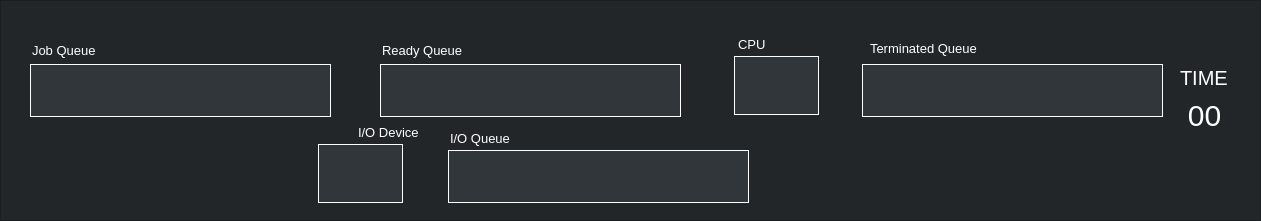
   <widget class="QFrame" name="QueueView">
    <property name="geometry">
     <rect>
      <x>10</x>
      <y>290</y>
      <width>1261</width>
      <height>221</height>
     </rect>
    </property>
    <property name="autoFillBackground">
     <bool>false</bool>
    </property>
    <property name="styleSheet">
     <string notr="true">*{background: #232629}</string>
    </property>
    <property name="frameShape">
     <enum>QFrame::StyledPanel</enum>
    </property>
    <property name="frameShadow">
     <enum>QFrame::Raised</enum>
    </property>
    <widget class="QLabel" name="JobQueueLabel">
     <property name="geometry">
      <rect>
       <x>32</x>
       <y>42</y>
       <width>71</width>
       <height>16</height>
      </rect>
     </property>
     <property name="styleSheet">
      <string notr="true">font-size: 13px;
color: #ffffff;</string>
     </property>
     <property name="text">
      <string>Job Queue</string>
     </property>
    </widget>
    <widget class="QLabel" name="ReadyQueueLabel">
     <property name="geometry">
      <rect>
       <x>382</x>
       <y>42</y>
       <width>81</width>
       <height>16</height>
      </rect>
     </property>
     <property name="styleSheet">
      <string notr="true">font-size: 13px;
color: #ffffff;</string>
     </property>
     <property name="text">
      <string>Ready Queue</string>
     </property>
    </widget>
    <widget class="QLabel" name="CPULabel">
     <property name="geometry">
      <rect>
       <x>738</x>
       <y>36</y>
       <width>31</width>
       <height>16</height>
      </rect>
     </property>
     <property name="styleSheet">
      <string notr="true">font-size: 13px;
color: #ffffff;</string>
     </property>
     <property name="text">
      <string>CPU</string>
     </property>
    </widget>
    <widget class="QLabel" name="TerminatedQueueLabel">
     <property name="geometry">
      <rect>
       <x>870</x>
       <y>40</y>
       <width>121</width>
       <height>16</height>
      </rect>
     </property>
     <property name="styleSheet">
      <string notr="true">font-size: 13px;
color: #ffffff;</string>
     </property>
     <property name="text">
      <string>Terminated Queue</string>
     </property>
    </widget>
    <widget class="QLabel" name="IOQueueLabel">
     <property name="geometry">
      <rect>
       <x>450</x>
       <y>130</y>
       <width>81</width>
       <height>16</height>
      </rect>
     </property>
     <property name="styleSheet">
      <string notr="true">font-size: 13px;
color: #ffffff;</string>
     </property>
     <property name="text">
      <string>I/O Queue</string>
     </property>
    </widget>
    <widget class="QLabel" name="IODeviceLabel">
     <property name="geometry">
      <rect>
       <x>358</x>
       <y>124</y>
       <width>71</width>
       <height>16</height>
      </rect>
     </property>
     <property name="styleSheet">
      <string notr="true">font-size: 13px;
color: #ffffff;</string>
     </property>
     <property name="text">
      <string>I/O Device</string>
     </property>
    </widget>
    <widget class="QLabel" name="TimeLabel">
     <property name="geometry">
      <rect>
       <x>1180</x>
       <y>70</y>
       <width>61</width>
       <height>16</height>
      </rect>
     </property>
     <property name="styleSheet">
      <string notr="true">font-size: 20px;
color: #ffffff;</string>
     </property>
     <property name="text">
      <string>TIME</string>
     </property>
    </widget>
    <widget class="QLabel" name="JobtoReadyArrow">
     <property name="geometry">
      <rect>
       <x>322</x>
       <y>72</y>
       <width>59</width>
       <height>16</height>
      </rect>
     </property>
     <property name="text">
      <string/>
     </property>
     <property name="pixmap">
      <pixmap>Arrows/JobtoReady.png</pixmap>
     </property>
    </widget>
    <widget class="QLabel" name="ReadytoCPUArrow">
     <property name="geometry">
      <rect>
       <x>662</x>
       <y>72</y>
       <width>69</width>
       <height>16</height>
      </rect>
     </property>
     <property name="text">
      <string/>
     </property>
     <property name="pixmap">
      <pixmap>Arrows/ReadytoCPU.png</pixmap>
     </property>
    </widget>
    <widget class="QLabel" name="CPUtoTerminatedArrow">
     <property name="geometry">
      <rect>
       <x>812</x>
       <y>72</y>
       <width>49</width>
       <height>16</height>
      </rect>
     </property>
     <property name="text">
      <string/>
     </property>
     <property name="pixmap">
      <pixmap>Arrows/CPUtoTerminated.png</pixmap>
     </property>
    </widget>
    <widget class="QLabel" name="IOQueuetoIODeviceArrow">
     <property name="geometry">
      <rect>
       <x>404</x>
       <y>160</y>
       <width>67</width>
       <height>16</height>
      </rect>
     </property>
     <property name="text">
      <string/>
     </property>
     <property name="pixmap">
      <pixmap>Arrows/IOQueuetoIODevice.png</pixmap>
     </property>
    </widget>
    <widget class="QLabel" name="CPUtoIOQueueArrow">
     <property name="geometry">
      <rect>
       <x>752</x>
       <y>112</y>
       <width>47</width>
       <height>63</height>
      </rect>
     </property>
     <property name="text">
      <string/>
     </property>
     <property name="pixmap">
      <pixmap>Arrows/CPUtoIOQueue.png</pixmap>
     </property>
    </widget>
    <widget class="QLabel" name="CPUtoReadyArrow">
     <property name="geometry">
      <rect>
       <x>344</x>
       <y>18</y>
       <width>441</width>
       <height>57</height>
      </rect>
     </property>
     <property name="text">
      <string/>
     </property>
     <property name="pixmap">
      <pixmap>Arrows/CPUtoReady.png</pixmap>
     </property>
    </widget>
    <widget class="QLabel" name="IODevicetoReadyArrow">
     <property name="geometry">
      <rect>
       <x>344</x>
       <y>86</y>
       <width>17</width>
       <height>59</height>
      </rect>
     </property>
     <property name="text">
      <string/>
     </property>
     <property name="pixmap">
      <pixmap>Arrows/IODevicetoReady.png</pixmap>
     </property>
    </widget>
    <widget class="QLabel" name="TimerLabel">
     <property name="geometry">
      <rect>
       <x>1176</x>
       <y>88</y>
       <width>57</width>
       <height>55</height>
      </rect>
     </property>
     <property name="styleSheet">
      <string notr="true">font-size: 30px;
color: #ffffff;</string>
     </property>
     <property name="text">
      <string>00</string>
     </property>
     <property name="alignment">
      <set>Qt::AlignCenter</set>
     </property>
    </widget>
    <widget class="QTableWidget" name="JobQueue">
     <property name="geometry">
      <rect>
       <x>30</x>
       <y>64</y>
       <width>301</width>
       <height>53</height>
      </rect>
     </property>
     <property name="layoutDirection">
      <enum>Qt::RightToLeft</enum>
     </property>
     <property name="styleSheet">
      <string notr="true">*{
background: #31363b;
font-size: 12px;
color: #ffffff;
border: 1px solid #ffffff;
}

QTableWidget{
gridline-color: #ffffff;
}

QHeaderView::section
{
background: #31363b;
font-size: 12px;
color: #ffffff;
border: 1px solid #ffffff;
}
</string>
     </property>
     <attribute name="horizontalHeaderVisible">
      <bool>false</bool>
     </attribute>
     <attribute name="horizontalHeaderDefaultSectionSize">
      <number>50</number>
     </attribute>
     <attribute name="horizontalHeaderHighlightSections">
      <bool>false</bool>
     </attribute>
     <attribute name="verticalHeaderVisible">
      <bool>false</bool>
     </attribute>
     <attribute name="verticalHeaderDefaultSectionSize">
      <number>34</number>
     </attribute>
     <attribute name="verticalHeaderHighlightSections">
      <bool>false</bool>
     </attribute>
     <row>
      <property name="text">
       <string>Job Queue</string>
      </property>
     </row>
    </widget>
    <widget class="QTableWidget" name="ReadyQueue">
     <property name="geometry">
      <rect>
       <x>380</x>
       <y>64</y>
       <width>301</width>
       <height>53</height>
      </rect>
     </property>
     <property name="layoutDirection">
      <enum>Qt::RightToLeft</enum>
     </property>
     <property name="styleSheet">
      <string notr="true">*{
background: #31363b;
font-size: 12px;
color: #ffffff;
border: 1px solid #ffffff;
}

QTableWidget{
gridline-color: #ffffff;
}

QHeaderView::section
{
background: #31363b;
font-size: 12px;
color: #ffffff;
border: 1px solid #ffffff;
}
</string>
     </property>
     <attribute name="horizontalHeaderVisible">
      <bool>false</bool>
     </attribute>
     <attribute name="horizontalHeaderDefaultSectionSize">
      <number>50</number>
     </attribute>
     <attribute name="horizontalHeaderHighlightSections">
      <bool>false</bool>
     </attribute>
     <attribute name="verticalHeaderVisible">
      <bool>false</bool>
     </attribute>
     <attribute name="verticalHeaderDefaultSectionSize">
      <number>34</number>
     </attribute>
     <attribute name="verticalHeaderHighlightSections">
      <bool>false</bool>
     </attribute>
     <row>
      <property name="text">
       <string>Ready Queue</string>
      </property>
     </row>
    </widget>
    <widget class="QTableWidget" name="TerminatedQueue">
     <property name="geometry">
      <rect>
       <x>862</x>
       <y>64</y>
       <width>301</width>
       <height>53</height>
      </rect>
     </property>
     <property name="layoutDirection">
      <enum>Qt::RightToLeft</enum>
     </property>
     <property name="styleSheet">
      <string notr="true">*{
background: #31363b;
font-size: 12px;
color: #ffffff;
border: 1px solid #ffffff;
}

QTableWidget{
gridline-color: #ffffff;
}

QHeaderView::section
{
background: #31363b;
font-size: 12px;
color: #ffffff;
border: 1px solid #ffffff;
}
</string>
     </property>
     <attribute name="horizontalHeaderVisible">
      <bool>false</bool>
     </attribute>
     <attribute name="horizontalHeaderDefaultSectionSize">
      <number>50</number>
     </attribute>
     <attribute name="horizontalHeaderHighlightSections">
      <bool>false</bool>
     </attribute>
     <attribute name="verticalHeaderVisible">
      <bool>false</bool>
     </attribute>
     <attribute name="verticalHeaderDefaultSectionSize">
      <number>34</number>
     </attribute>
     <attribute name="verticalHeaderHighlightSections">
      <bool>false</bool>
     </attribute>
     <row>
      <property name="text">
       <string>Terminated Queue</string>
      </property>
     </row>
    </widget>
    <widget class="QTableWidget" name="IOQueue">
     <property name="geometry">
      <rect>
       <x>448</x>
       <y>150</y>
       <width>301</width>
       <height>53</height>
      </rect>
     </property>
     <property name="layoutDirection">
      <enum>Qt::LeftToRight</enum>
     </property>
     <property name="styleSheet">
      <string notr="true">*{
background: #31363b;
font-size: 12px;
color: #ffffff;
border: 1px solid #ffffff;
}

QTableWidget{
gridline-color: #ffffff;
}

QHeaderView::section
{
background: #31363b;
font-size: 12px;
color: #ffffff;
border: 1px solid #ffffff;
}
</string>
     </property>
     <attribute name="horizontalHeaderVisible">
      <bool>false</bool>
     </attribute>
     <attribute name="horizontalHeaderDefaultSectionSize">
      <number>50</number>
     </attribute>
     <attribute name="horizontalHeaderHighlightSections">
      <bool>false</bool>
     </attribute>
     <attribute name="verticalHeaderVisible">
      <bool>false</bool>
     </attribute>
     <attribute name="verticalHeaderDefaultSectionSize">
      <number>34</number>
     </attribute>
     <attribute name="verticalHeaderHighlightSections">
      <bool>false</bool>
     </attribute>
     <row>
      <property name="text">
       <string>I/O Queue</string>
      </property>
     </row>
    </widget>
    <widget class="QTableWidget" name="CPU">
     <property name="geometry">
      <rect>
       <x>734</x>
       <y>56</y>
       <width>85</width>
       <height>59</height>
      </rect>
     </property>
     <property name="layoutDirection">
      <enum>Qt::LeftToRight</enum>
     </property>
     <property name="styleSheet">
      <string notr="true">*{
background: #31363b;
font-size: 12px;
color: #ffffff;
border: 1px solid #ffffff;
}

QTableWidget{
gridline-color: #ffffff;
}

QHeaderView::section
{
background: #31363b;
font-size: 12px;
color: #ffffff;
border: 1px solid #ffffff;
}
</string>
     </property>
     <attribute name="horizontalHeaderVisible">
      <bool>false</bool>
     </attribute>
     <attribute name="horizontalHeaderDefaultSectionSize">
      <number>85</number>
     </attribute>
     <attribute name="horizontalHeaderHighlightSections">
      <bool>false</bool>
     </attribute>
     <attribute name="verticalHeaderVisible">
      <bool>false</bool>
     </attribute>
     <attribute name="verticalHeaderDefaultSectionSize">
      <number>58</number>
     </attribute>
     <attribute name="verticalHeaderHighlightSections">
      <bool>false</bool>
     </attribute>
     <row>
      <property name="text">
       <string>CPU</string>
      </property>
     </row>
     <column>
      <property name="text">
       <string>CPU</string>
      </property>
     </column>
    </widget>
    <widget class="QTableWidget" name="IODevice">
     <property name="geometry">
      <rect>
       <x>318</x>
       <y>144</y>
       <width>85</width>
       <height>59</height>
      </rect>
     </property>
     <property name="layoutDirection">
      <enum>Qt::LeftToRight</enum>
     </property>
     <property name="styleSheet">
      <string notr="true">*{
background: #31363b;
font-size: 12px;
color: #ffffff;
border: 1px solid #ffffff;
}

QTableWidget{
gridline-color: #ffffff;
}

QHeaderView::section
{
background: #31363b;
font-size: 12px;
color: #ffffff;
border: 1px solid #ffffff;
}
</string>
     </property>
     <attribute name="horizontalHeaderVisible">
      <bool>false</bool>
     </attribute>
     <attribute name="horizontalHeaderDefaultSectionSize">
      <number>85</number>
     </attribute>
     <attribute name="horizontalHeaderHighlightSections">
      <bool>false</bool>
     </attribute>
     <attribute name="verticalHeaderVisible">
      <bool>false</bool>
     </attribute>
     <attribute name="verticalHeaderDefaultSectionSize">
      <number>58</number>
     </attribute>
     <attribute name="verticalHeaderHighlightSections">
      <bool>false</bool>
     </attribute>
     <row>
      <property name="text">
       <string>CPU</string>
      </property>
     </row>
     <column>
      <property name="text">
       <string>CPU</string>
      </property>
     </column>
    </widget>
    <zorder>CPUtoTerminatedArrow</zorder>
    <zorder>CPUtoIOQueueArrow</zorder>
    <zorder>ReadytoCPUArrow</zorder>
    <zorder>IOQueuetoIODeviceArrow</zorder>
    <zorder>IODevicetoReadyArrow</zorder>
    <zorder>JobtoReadyArrow</zorder>
    <zorder>CPUtoReadyArrow</zorder>
    <zorder>JobQueueLabel</zorder>
    <zorder>ReadyQueueLabel</zorder>
    <zorder>CPULabel</zorder>
    <zorder>TerminatedQueueLabel</zorder>
    <zorder>IOQueueLabel</zorder>
    <zorder>IODeviceLabel</zorder>
    <zorder>TimeLabel</zorder>
    <zorder>TimerLabel</zorder>
    <zorder>JobQueue</zorder>
    <zorder>ReadyQueue</zorder>
    <zorder>TerminatedQueue</zorder>
    <zorder>IOQueue</zorder>
    <zorder>CPU</zorder>
    <zorder>IODevice</zorder>
   </widget>
